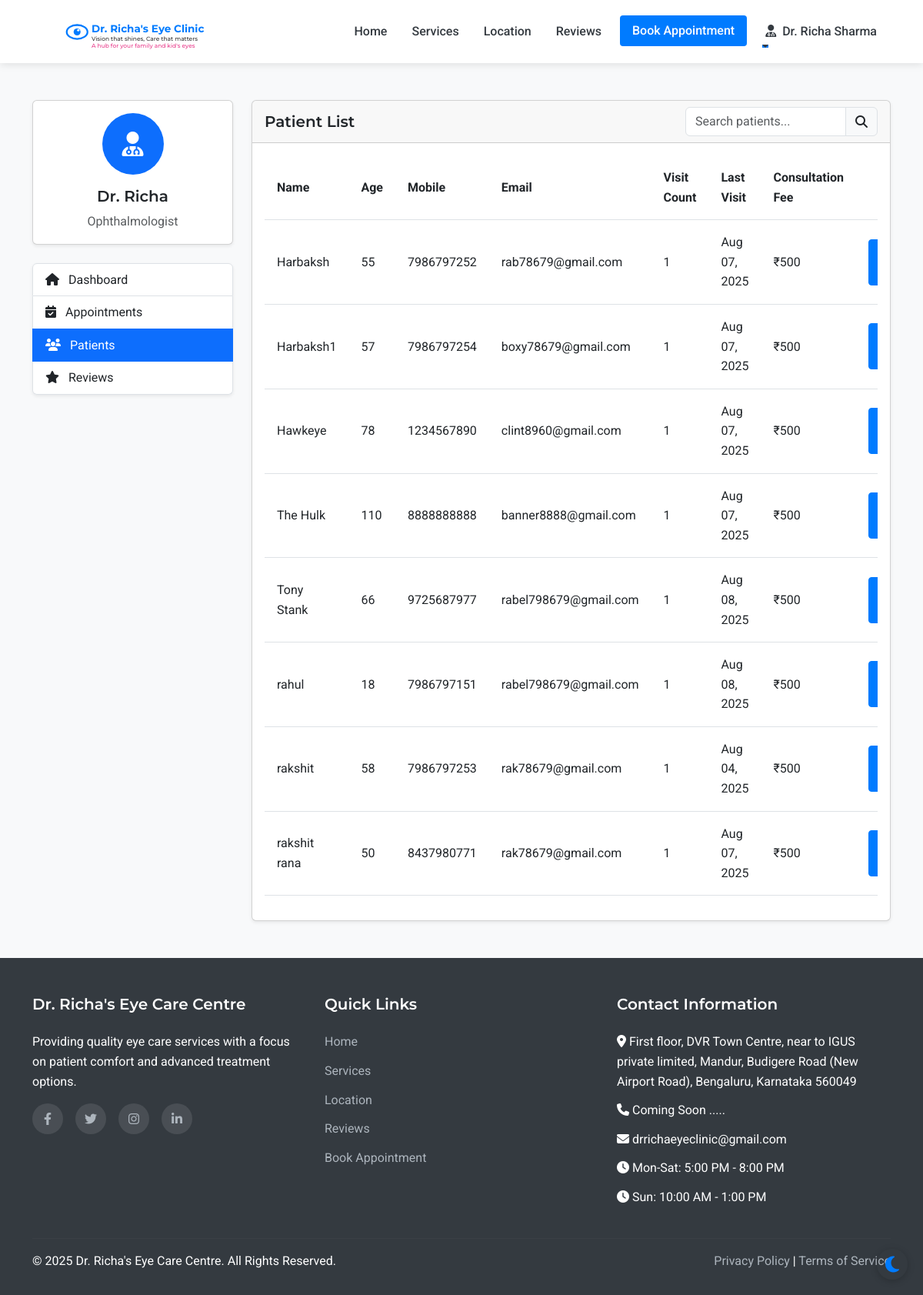
/admin/patients (signed in), run on the app's committed database.
### models.py (models this page shows, shortened)
class Staff(UserMixin, db.Model):
    __abstract__ = True
    id = db.Column(db.Integer, primary_key=True)
    username = db.Column(db.String(64), unique=True, nullable=False)
    email = db.Column(db.String(120), unique=True, nullable=False)
    password_hash = db.Column(db.String(256), nullable=False)
    full_name = db.Column(db.String(100), nullable=False)
    mobile_number = db.Column(db.String(15), nullable=False)

class Doctor(Staff):
    __tablename__ = 'doctor'
    qualifications = db.Column(db.String(200), nullable=True)
    specialization = db.Column(db.String(200), nullable=True)

class Patient(UserMixin, db.Model):
    id = db.Column(db.Integer, primary_key=True)
    full_name = db.Column(db.String(100), nullable=False)
    mobile_number = db.Column(db.String(15), nullable=False)
    email = db.Column(db.String(100), nullable=True)
    age = db.Column(db.Integer, nullable=False)
    sex = db.Column(db.String(10), nullable=True)
    password_hash = db.Column(db.String(256), nullable=True)
    is_registered = db.Column(db.Boolean, default=False)
    created_at = db.Column(db.DateTime, nullable=False, default=datetime.utcnow)
    appointments = db.relationship('Appointment', backref='patient', lazy=True)
    doctor_prescriptions = db.relationship('DoctorPrescription', backref='patient', lazy=True)
    optometrist_prescriptions = db.relationship('OptometristPrescription', backref='patient', lazy=True)

class Appointment(db.Model):
    id = db.Column(db.Integer, primary_key=True)
    patient_id = db.Column(db.Integer, db.ForeignKey('patient.id'), nullable=False)
    appointment_date = db.Column(db.Date, nullable=False)
    appointment_time = db.Column(db.Time, nullable=False)
    primary_issue = db.Column(db.Text, nullable=True)
    referral_info = db.Column(db.String(255), nullable=True)
    status = db.Column(db.String(20), default='scheduled')  # scheduled, completed, cancelled
    created_at = db.Column(db.DateTime, default=datetime.utcnow)
    consultation_fee = db.Column(db.Float, nullable=False, default=500.0)
    payment_status = db.Column(db.String(20), default='pending')  # pending, paid

### routes.py (the view)
@app.route('/admin/patients')
@login_required
def admin_patients():
    if not (isinstance(current_user, Admin) or isinstance(current_user, Doctor) or isinstance(current_user, Assistant)):
        flash('Access denied. Staff privileges required.', 'danger')
        return redirect(url_for('index'))
    patients = Patient.query.order_by(Patient.full_name).all()
    return render_template('admin/patients.html', patients=patients)

### templates/admin/patients.html (shortened to what this page needs)
{% extends 'layout.html' %}
{% block content %}
<section class="py-5 bg-light">
    <div class="container">
        <div class="row">
            <div class="col-lg-3 mb-4">
                <div class="card shadow-sm mb-4">
                    <div class="card-body text-center">
                        <div class="avatar-circle bg-primary text-white mb-3">
                            <i class="fas fa-user-md fa-2x"></i>
                        </div>
                        <h5 class="card-title">Dr. Richa</h5>
                        <p class="card-text text-muted">Ophthalmologist</p>
                    </div>
                </div>
                <div class="list-group shadow-sm">
                    <a href="{{ url_for('admin_dashboard') }}" class="list-group-item list-group-item-action">
                        <i class="fas fa-home me-2"></i> Dashboard
                    </a>
                    <a href="{{ url_for('admin_appointments') }}" class="list-group-item list-group-item-action">
                        <i class="fas fa-calendar-check me-2"></i> Appointments
                    </a>
                    <a href="{{ url_for('admin_patients') }}" class="list-group-item list-group-item-action active">
                        <i class="fas fa-users me-2"></i> Patients
                    </a>
                    <a href="{{ url_for('admin_reviews') }}" class="list-group-item list-group-item-action">
                        <i class="fas fa-star me-2"></i> Reviews
                    </a>
                </div>
            </div>
            <div class="col-lg-9">
                <div class="card shadow-sm">
                    <div class="card-header d-flex justify-content-between align-items-center">
                        <h5 class="mb-0">Patient List</h5>
                        <div class="input-group" style="width: 250px;">
                            <input type="text" class="form-control" id="patientSearch" placeholder="Search patients...">
                            <span class="input-group-text"><i class="fas fa-search"></i></span>
                        </div>
                    </div>
                    <div class="card-body">
                        <div class="table-responsive">
                            <table class="table table-hover" id="patientsTable">
                                <thead>
                                    <tr>
                                        <th>Name</th>
                                        <th>Age</th>
                                        <th>Mobile</th>
                                        <th>Email</th>
                                        <th>Visit Count</th>
                                        <th>Last Visit</th>
                                        <th>Consultation Fee</th>
                                        <th class="text-center">Actions</th>
                                    </tr>
                                </thead>
                                <tbody>
                                    {% for patient in patients %}
                                        <tr>
                                            <td>{{ patient.full_name }}</td>
                                            <td>{{ patient.age }}</td>
                                            <td>{{ patient.mobile_number }}</td>
                                            <td>{{ patient.email }}</td>
                                            <td>{{ patient.appointments|length }}</td>
                                            <td>
                                                {% if patient.appointments %}
                                                    {% set last_appointment = patient.appointments|sort(attribute='appointment_date', reverse=True)|first %}
                                                    {{ last_appointment.appointment_date.strftime('%b %d, %Y') }}
                                                {% else %}
                                                    {{ patient.created_at.strftime('%b %d, %Y') }}
                                                {% endif %}
                                            </td>
                                            <td>₹500</td>
                                            <td>
                                                <a href="{{ url_for('admin_patient_view', patient_id=patient.id) }}" class="btn btn-sm btn-primary">
                                                </a>
                                            </td>
                                        </tr>
                                    {% endfor %}
                                </tbody>
                            </table>
                        </div>
                    </div>
                </div>
            </div>
        </div>
    </div>
</section>
{% endblock %}

### templates/layout.html (shortened to what this page needs)
<!DOCTYPE html>
<html lang="en">
<head>
    <link href="https://cdn.jsdelivr.net/npm/bootstrap@5.3.0-alpha1/dist/css/bootstrap.min.css" rel="stylesheet">
    <link rel="stylesheet" href="https://cdn.jsdelivr.net/npm/flatpickr/dist/flatpickr.min.css">
    <link rel="stylesheet" href="https://cdnjs.cloudflare.com/ajax/libs/font-awesome/6.1.1/css/all.min.css">
    <link rel="stylesheet" href="{{ url_for('static', filename='css/style.css') }}">
</head>
<body>
    <nav class="navbar navbar-expand-lg sticky-top">
        <div class="container">
            <a class="navbar-brand" href="{{ url_for('index') }}" id="clinic-logo">
                <div id="interactive-logo-container" style="height: 60px;"></div>
            </a>
            <div class="collapse navbar-collapse" id="navbarNav">
                <ul class="navbar-nav ms-auto">
                    <li class="nav-item">
                        <a class="nav-link {% if request.path == url_for('index') %}active{% endif %}" href="{{ url_for('index') }}">Home</a>
                    </li>
                    <li class="nav-item">
                        <a class="nav-link {% if request.path == url_for('services') %}active{% endif %}" href="{{ url_for('services') }}">Services</a>
                    </li>
                    <li class="nav-item">
                        <a class="nav-link {% if request.path == url_for('location') %}active{% endif %}" href="{{ url_for('location') }}">Location</a>
                    </li>
                    <li class="nav-item">
                        <a class="nav-link {% if request.path == url_for('reviews') %}active{% endif %}" href="{{ url_for('reviews') }}">Reviews</a>
                    </li>
                    <li class="nav-item">
                        <a class="nav-link btn btn-primary text-white px-3 ms-lg-2" href="{{ url_for('appointment') }}">Book Appointment</a>
                    </li>
                    {% if current_user.is_authenticated %}
                        {% if current_user.__class__.__name__ == 'Patient' %}
                            <li class="nav-item dropdown">
                                <a class="nav-link dropdown-toggle" href="#" id="navbarDropdown" role="button" data-bs-toggle="dropdown" aria-expanded="false">
                                    <i class="fas fa-user me-1"></i> {{ current_user.full_name }}
                                </a>
                                <ul class="dropdown-menu dropdown-menu-end" aria-labelledby="navbarDropdown">
                                    <li><a class="dropdown-item" href="{{ url_for('patient_dashboard') }}">Dashboard</a></li>
                                    <li><a class="dropdown-item" href="{{ url_for('patient_appointments') }}">My Appointments</a></li>
                                    <li><a class="dropdown-item" href="{{ url_for('patient_medical_records') }}">Medical Records</a></li>
                                    <li><hr class="dropdown-divider"></li>
                                    <li><a class="dropdown-item" href="{{ url_for('patient_logout') }}">Logout</a></li>
                                </ul>
                            </li>
                        {% else %}
                            <li class="nav-item dropdown">
                                <a class="nav-link dropdown-toggle" href="#" id="navbarDropdown" role="button" data-bs-toggle="dropdown" aria-expanded="false">
                                    <i class="fas fa-user-md me-1"></i> {{ current_user.full_name }}
                                </a>
                            </li>
                        {% endif %}
                    {% endif %}
                </ul>
            </div>
        </div>
    </nav>
    <main>
        {% block content %}{% endblock %}
    </main>
    <footer>
        <div class="container">
            <div class="row">
                <div class="col-md-4 mb-4 mb-md-0">
                    <h5>Dr. Richa's Eye Care Centre</h5>
                    <p class="mb-3">Providing quality eye care services with a focus on patient comfort and advanced treatment options.</p>
                    <div class="social-icons">
                        <a href="#" aria-label="Facebook"><i class="fab fa-facebook-f"></i></a>
                        <a href="#" aria-label="Twitter"><i class="fab fa-twitter"></i></a>
                        <a href="#" aria-label="Instagram"><i class="fab fa-instagram"></i></a>
                        <a href="#" aria-label="LinkedIn"><i class="fab fa-linkedin-in"></i></a>
                    </div>
                </div>
                <div class="col-md-4 mb-4 mb-md-0">
                    <h5>Quick Links</h5>
                    <ul>
                        <li><a href="{{ url_for('index') }}">Home</a></li>
                        <li><a href="{{ url_for('services') }}">Services</a></li>
                        <li><a href="{{ url_for('location') }}">Location</a></li>
                        <li><a href="{{ url_for('reviews') }}">Reviews</a></li>
                        <li><a href="{{ url_for('appointment') }}">Book Appointment</a></li>
                    </ul>
                </div>
                <div class="col-md-4">
                    <h5>Contact Information</h5>
                    <ul>
                        <li><i class="fas fa-map-marker-alt"></i> First floor, DVR Town Centre, near to     IGUS private limited, Mandur, Budigere Road (New Airport Road), Bengaluru, Karnataka 560049</li>
                        <li><i class="fas fa-phone"></i> Coming Soon .....</li>
                        <li><i class="fas fa-envelope"></i> drrichaeyeclinic@gmail.com</li>
                        <li><i class="fas fa-clock"></i> Mon-Sat: 5:00 PM - 8:00 PM</li>
                        <li><i class="fas fa-clock"></i> Sun: 10:00 AM - 1:00 PM</li>
                    </ul>
                </div>
            </div>
            <hr class="mt-4 mb-3" style="border-color: rgba(255,255,255,0.1);">
            <div class="row">
                <div class="col-md-6">
                    <p class="mb-md-0">&copy; {{ now.year }} Dr. Richa's Eye Care Centre. All Rights Reserved.</p>
                </div>
                <div class="col-md-6 text-md-end">
                    <p class="mb-0">
                        <a href="#">Privacy Policy</a> |
                        <a href="#">Terms of Service</a>
                    </p>
                </div>
            </div>
        </div>
    </footer>
</body>
</html>

### data on the page
Doctor: full_name "Dr. Richa Sharma"
Patient: full_name "Harbaksh", age "55", mobile_number "7986797252", email "rab78679@gmail.com", appointments|length "1"
Appointment: appointment_date "Aug 07, 2025"
Patient: full_name "Harbaksh1", age "57", mobile_number "7986797254", email "boxy78679@gmail.com", appointments|length "1"
Appointment: appointment_date "Aug 07, 2025"
Patient: full_name "Hawkeye", age "78", mobile_number "1234567890", email "clint8960@gmail.com", appointments|length "1"
Appointment: appointment_date "Aug 07, 2025"
Patient: full_name "The Hulk", age "110", mobile_number "8888888888", email "banner8888@gmail.com", appointments|length "1"
Appointment: appointment_date "Aug 07, 2025"
Patient: full_name "Tony Stank", age "66", mobile_number "9725687977", email "rabel798679@gmail.com", appointments|length "1"
Appointment: appointment_date "Aug 08, 2025"
Patient: full_name "rahul", age "18", mobile_number "7986797151", email "rabel798679@gmail.com", appointments|length "1"
Appointment: appointment_date "Aug 08, 2025"
Patient: full_name "rakshit", age "58", mobile_number "7986797253", email "rak78679@gmail.com", appointments|length "1"
Appointment: appointment_date "Aug 04, 2025"
Patient: full_name "rakshit rana", age "50", mobile_number "8437980771", email "rak78679@gmail.com", appointments|length "1"
Appointment: appointment_date "Aug 07, 2025"
